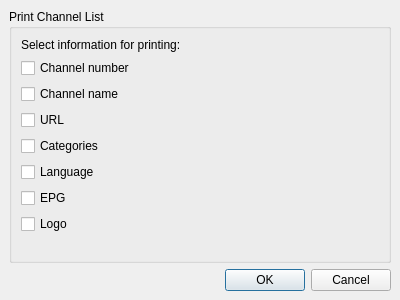
<?xml version="1.0" encoding="UTF-8"?>
<ui version="4.0">
 <class>PrintDialog</class>
 <widget class="QDialog" name="PrintDialog">
  <property name="geometry">
   <rect>
    <x>0</x>
    <y>0</y>
    <width>400</width>
    <height>300</height>
   </rect>
  </property>
  <property name="windowTitle">
   <string>Print</string>
  </property>
  <property name="windowIcon">
   <iconset resource="images.qrc">
    <normaloff>:/icons/images/print.png</normaloff>:/icons/images/print.png</iconset>
  </property>
  <layout class="QVBoxLayout" name="verticalLayout">
   <property name="spacing">
    <number>0</number>
   </property>
   <property name="margin">
    <number>0</number>
   </property>
   <item>
    <widget class="QStackedWidget" name="main">
     <widget class="QWidget" name="playlist">
      <layout class="QVBoxLayout" name="verticalLayout_2">
       <item>
        <widget class="QGroupBox" name="channelListBox">
         <property name="title">
          <string>Print Channel List</string>
         </property>
         <layout class="QVBoxLayout" name="verticalLayout_3">
          <item>
           <widget class="QLabel" name="labelSelect">
            <property name="text">
             <string>Select information for printing:</string>
            </property>
           </widget>
          </item>
          <item>
           <widget class="QCheckBox" name="checkNum">
            <property name="text">
             <string>Channel number</string>
            </property>
           </widget>
          </item>
          <item>
           <widget class="QCheckBox" name="checkName">
            <property name="text">
             <string>Channel name</string>
            </property>
           </widget>
          </item>
          <item>
           <widget class="QCheckBox" name="checkUrl">
            <property name="text">
             <string>URL</string>
            </property>
           </widget>
          </item>
          <item>
           <widget class="QCheckBox" name="checkCategories">
            <property name="text">
             <string>Categories</string>
            </property>
           </widget>
          </item>
          <item>
           <widget class="QCheckBox" name="checkLanguage">
            <property name="text">
             <string>Language</string>
            </property>
           </widget>
          </item>
          <item>
           <widget class="QCheckBox" name="checkEpg">
            <property name="text">
             <string>EPG</string>
            </property>
           </widget>
          </item>
          <item>
           <widget class="QCheckBox" name="checkLogo">
            <property name="text">
             <string>Logo</string>
            </property>
           </widget>
          </item>
          <item>
           <spacer name="verticalSpacer">
            <property name="orientation">
             <enum>Qt::Vertical</enum>
            </property>
            <property name="sizeHint" stdset="0">
             <size>
              <width>20</width>
              <height>40</height>
             </size>
            </property>
           </spacer>
          </item>
         </layout>
        </widget>
       </item>
       <item>
        <widget class="QDialogButtonBox" name="buttonBox">
         <property name="standardButtons">
          <set>QDialogButtonBox::Cancel|QDialogButtonBox::Ok</set>
         </property>
        </widget>
       </item>
      </layout>
     </widget>
    </widget>
   </item>
  </layout>
 </widget>
 <resources>
  <include location="images.qrc"/>
 </resources>
 <connections/>
</ui>
